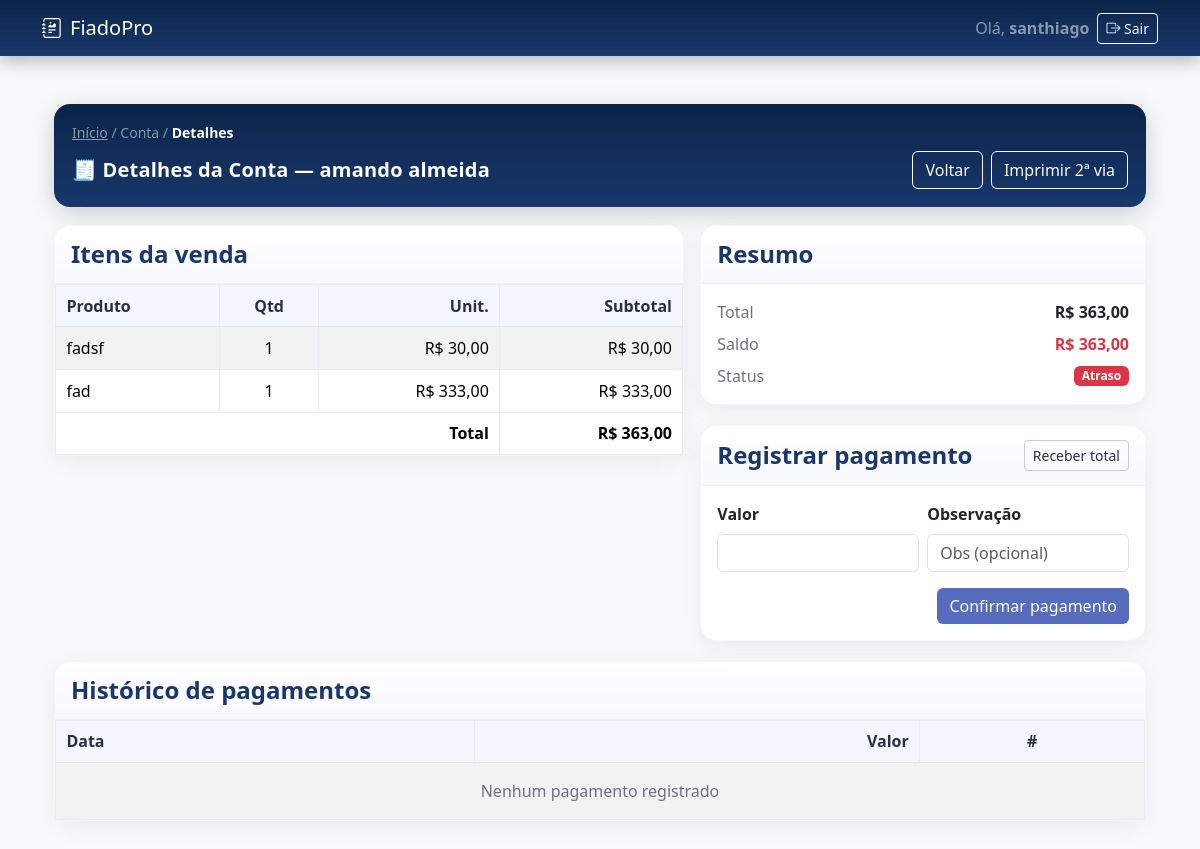
Page /conta/9/ (signed in) on the earlier database version.
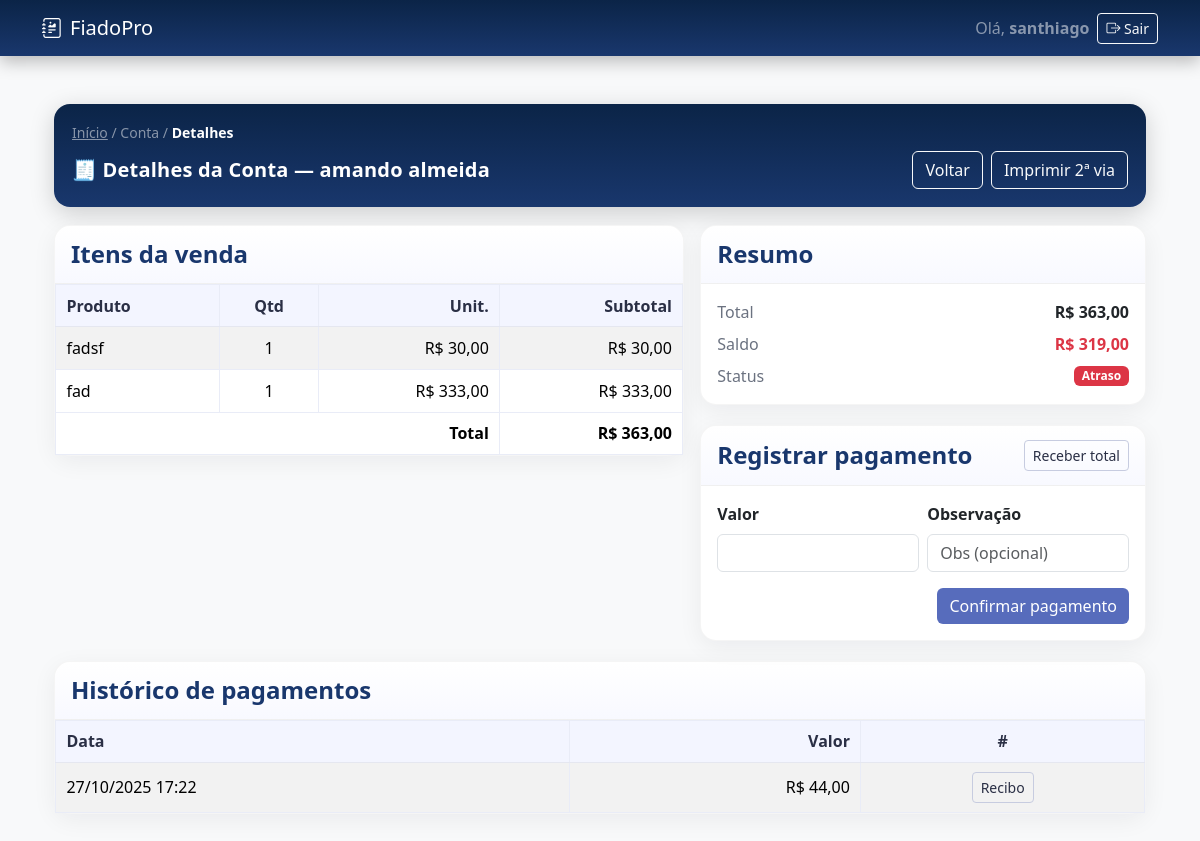
Same page on the later database version.
### carteira/models.py (models this page shows, shortened)
class ItemVenda(models.Model):
    conta = models.ForeignKey(ContaCarteira, on_delete=models.CASCADE, related_name="itens")
    produto = models.CharField(max_length=120)
    quantidade = models.PositiveIntegerField(validators=[MinValueValidator(1)])
    valor_unit = models.DecimalField(max_digits=10, decimal_places=2, validators=[MinValueValidator(0)])
    def subtotal(self):
        return self.quantidade * self.valor_unit

class ContaCarteira(models.Model):
    STATUS_CHOICES = (
        ("EM_ABERTO", "Em aberto"),
        ("PAGO", "Pago"),
        ("ATRASO", "Em atraso"),
    )
    owner = models.ForeignKey(User, on_delete=models.CASCADE, related_name="contas_carteira")
    cliente = models.ForeignKey(Cliente, on_delete=models.PROTECT, related_name="contas")
    criado_em = models.DateField(default=timezone.now)
    vencimento = models.DateField(null=True, blank=True)
    total = models.DecimalField(max_digits=12, decimal_places=2, default=0)
    saldo = models.DecimalField(max_digits=12, decimal_places=2, default=0)
    status = models.CharField(max_length=12, choices=STATUS_CHOICES, default="EM_ABERTO")
    is_deleted = models.BooleanField(default=False)
    deleted_at = models.DateTimeField(null=True, blank=True)
    deleted_reason = models.CharField(max_length=255, blank=True)
    deleted_by = models.ForeignKey(
        User, null=True, blank=True, on_delete=models.SET_NULL, related_name="contas_carteira_excluidas"
    )
    class Meta:
        ordering = ["-criado_em", "-id"]

class Cliente(models.Model):
    nome = models.CharField(max_length=150)
    cpf = models.CharField(max_length=14, blank=True)
    telefone = models.CharField(max_length=20, blank=True)

class Pagamento(models.Model):
    conta = models.ForeignKey(ContaCarteira, on_delete=models.CASCADE, related_name="pagamentos")
    data = models.DateTimeField(default=timezone.now)
    valor = models.DecimalField(max_digits=12, decimal_places=2, validators=[MinValueValidator(0.01)])
    observacao = models.CharField(max_length=200, blank=True)

### carteira/views.py (the view)
# urls.py: path("conta/<int:conta_id>/", views.conta_detalhe, name="conta"),
@login_required
def conta_detalhe(request, conta_id):
    conta = _get_conta_or_404(request.user, conta_id)
    pgform = PagamentoForm()
    del_form = DeleteConfirmForm()
    return render(request, "carteira/conta_detalhe.html", {"conta": conta, "pgform": pgform, "del_form": del_form})

### carteira/forms.py
class PagamentoForm(forms.ModelForm):
    class Meta:
        model = Pagamento
        fields = ["valor", "observacao"]
        widgets = {
            "valor": forms.NumberInput(attrs={"class": "form-control", "step": "0.01", "min": "0.01"}),
            "observacao": forms.TextInput(attrs={"class": "form-control", "placeholder": "Obs (opcional)"}),
        }

class DeleteConfirmForm(forms.Form):
    motivo = forms.CharField(
        label="Motivo da exclusão",
        max_length=255,
        widget=forms.TextInput(attrs={"class": "form-control", "placeholder": "Informe o motivo"}),
    )
    senha = forms.CharField(
        label="Sua senha",
        widget=forms.PasswordInput(attrs={"class": "form-control", "placeholder": "Confirme sua senha"}),
    )

### carteira/views.py (called while the page is built)
def _get_conta_or_404(user, conta_id, include_deleted=False):
    qs = ContaCarteira.objects.filter(owner=user).select_related("cliente")
    if not include_deleted:
        qs = qs.filter(is_deleted=False)
    return get_object_or_404(qs, pk=conta_id)

### carteira/templates/carteira/conta_detalhe.html (shortened to what the changed rows need)
{% extends "carteira/base.html" %}
{% load static %}
{% load humanize %}
{% block content %}
<div class="container py-4">
  <div class="dashboard-hero">
    <div class="d-flex flex-column gap-2">
      <div class="d-flex flex-column flex-lg-row justify-content-between align-items-lg-center gap-2">
        <h5 class="title mb-0">🧾 Detalhes da Conta — {{ conta.cliente.nome }}</h5>
        <div class="top-actions d-flex gap-2">
          <a href="{% url 'carteira:dashboard' %}" class="btn btn-outline-light">Voltar</a>
          <a href="{% url 'carteira:recibo_conta' conta.id %}?print=1"
             class="btn btn-outline-light" target="_blank" rel="noopener">
          </a>
        </div>
      </div>
    </div>
  </div>
  <div class="row g-3">
    <div class="col-md-7">
      <div class="section-card">
        <div class="card-body">
          <div class="table-wrap">
            <table class="table table-striped table-sm table-bordered table-hover align-middle mb-0">
              <thead>
                <tr>
                  <th>Produto</th>
                  <th class="text-center">Qtd</th>
                  <th class="text-end">Unit.</th>
                  <th class="text-end">Subtotal</th>
                </tr>
              </thead>
              <tbody>
                {% for i in conta.itens.all %}
                <tr>
                  <td>{{ i.produto }}</td>
                  <td class="text-center">{{ i.quantidade }}</td>
                  <td class="text-end">R$ {{ i.valor_unit|floatformat:2|intcomma }}</td>
                  <td class="text-end">R$ {{ i.subtotal|floatformat:2|intcomma }}</td>
                </tr>
                {% empty %}
                <tr><td colspan="4" class="text-center text-muted py-3">Nenhum item lançado</td></tr>
                {% endfor %}
              </tbody>
              <tfoot>
                <tr>
                  <th colspan="3" class="text-end">Total</th>
                  <th class="text-end">R$ {{ conta.total|floatformat:2|intcomma }}</th>
                </tr>
              </tfoot>
            </table>
          </div>
        </div>
      </div>
    </div>
    <div class="col-md-5">
      <div class="section-card">
        <div class="card-body p-3">
          <div class="d-flex justify-content-between mb-2">
            <span class="text-muted">Total</span>
            <strong>R$ {{ conta.total|floatformat:2|intcomma }}</strong>
          </div>
          <div class="d-flex justify-content-between mb-2">
            <span class="text-muted">Saldo</span>
            <strong class="text-{% if conta.saldo > 0 %}danger{% else %}success{% endif %}">
              R$ {{ conta.saldo|floatformat:2|intcomma }}
            </strong>
          </div>
        </div>
      </div>
    </div>
  </div>
  <div class="section-card">
    <div class="card-body">
      <div class="table-wrap">
        <table class="table table-striped table-sm table-bordered table-hover align-middle mb-0">
          <thead>
            <tr>
              <th>Data</th>
              <th class="text-end">Valor</th>
              <th class="text-center">#</th>
            </tr>
          </thead>
          <tbody>
            {% for p in conta.pagamentos.all %}
            <tr>
              <td>{{ p.data|date:'d/m/Y H:i' }}</td>
              <td class="text-end">R$ {{ p.valor|floatformat:2|intcomma }}</td>
              <td class="text-center">
                <a class="btn btn-sm btn-outline-dark"
                   href="{% url 'carteira:recibo_pagamento' p.id %}?print=1"
                   target="_blank" rel="noopener">Recibo</a>
              </td>
            </tr>
            {% empty %}
            <tr><td colspan="3" class="text-center text-muted py-3">Nenhum pagamento registrado</td></tr>
            {% endfor %}
          </tbody>
        </table>
      </div>
    </div>
  </div>
</div>
{% endblock %}

Differences in the rows shown:
changed ContaCarteira "amando almeida": saldo "363,00" → "319,00"
added Pagamento: data "27/10/2025 17:22", valor "44,00"
Other differences:
text no longer shown: "Nenhum pagamento registrado"
